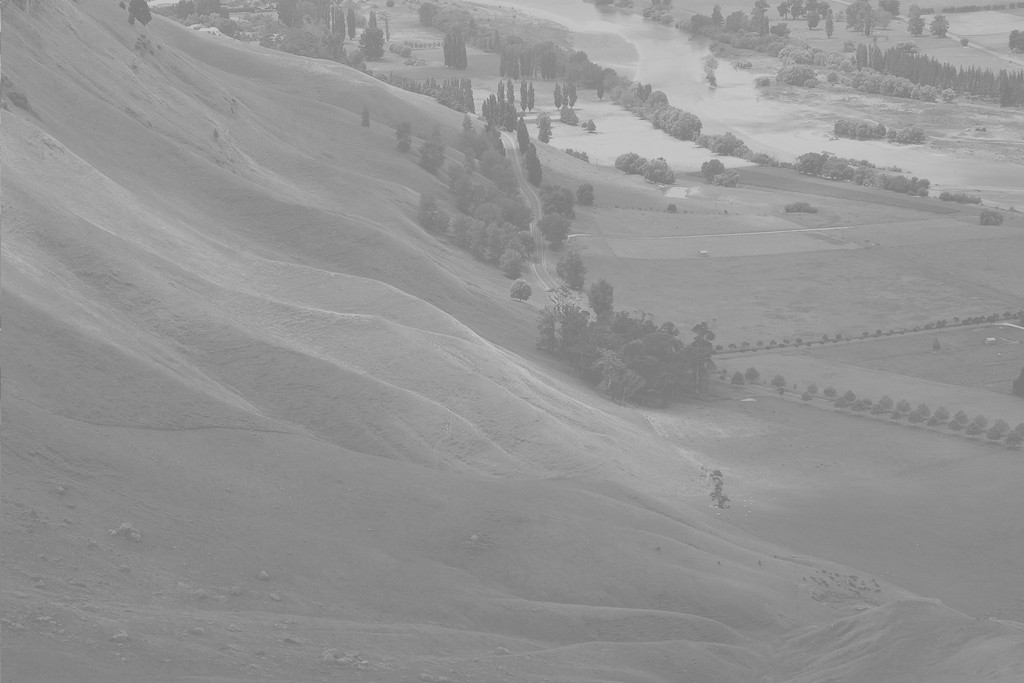
#> input picture uneq.jpg, 1024 x 683 px
$ python histogram.py
#> lines starting #> are read from the running program, lines starting #| are printed output that depends on the picture
import cv2 as cv
import numpy
from matplotlib import pyplot as plt
from matplotlib.colors import NoNorm


# metoda, ktera vrati histogram jasu obrazku
def get_hist(image):
    hist = numpy.zeros(256)
    for i in range(len(image)):
            for j in range(len(image[0])):
                hist[int(image[i,j])] += 1
    return hist

# metoda, ktera vyrovna jas v obrazku
def eq_hist(hist, image):
    # zjisteni nejmnizsiho a nejvyssiho jasu v obrazku
    i=0
    while(hist[i]==0):
        i+=1
    j=255
    while(hist[j]==0):
        j-=1
    # vyrovnani jasu
    for k in range(len(image)):
            for l in range(len(image[0])):
                image[k,l] = (image[k,l]-i)*(255.0/(j-i))
    return image

# nacteni obrazku
img_uneq = cv.imread("uneq.jpg", 0)
#> img_uneq is the input picture: shape (683, 1024); min 114, max 208, mean 148

# spocitani histogramu
hist_uneq = get_hist(img_uneq)
#> after the loop in get_hist, `for i in range(len(image)):`: hist = 256 values, max 28701 at index 137, min 0 at index 0, mean 2732
#> hist_uneq has the same summary as hist in get_hist

# vyrovnani histogramu (cert mi byl dluzen pythonovska mutable pole)
img_eq = eq_hist(hist_uneq,img_uneq.copy())
#> the loop in eq_hist, `while(hist[i]==0):` made 114 passes
#> after the loop in eq_hist, `while(hist[i]==0):`: i = 114
#> the loop in eq_hist, `while(hist[j]==0):` made 47 passes
#> j on passes 1 to 12: 254, 253, 252, 251, 250, 249, 248, 247, 246, 245, 244, 243
#> after the loop in eq_hist, `while(hist[j]==0):`: j = 208
#> after the loop in eq_hist, `for k in range(len(image)):`:
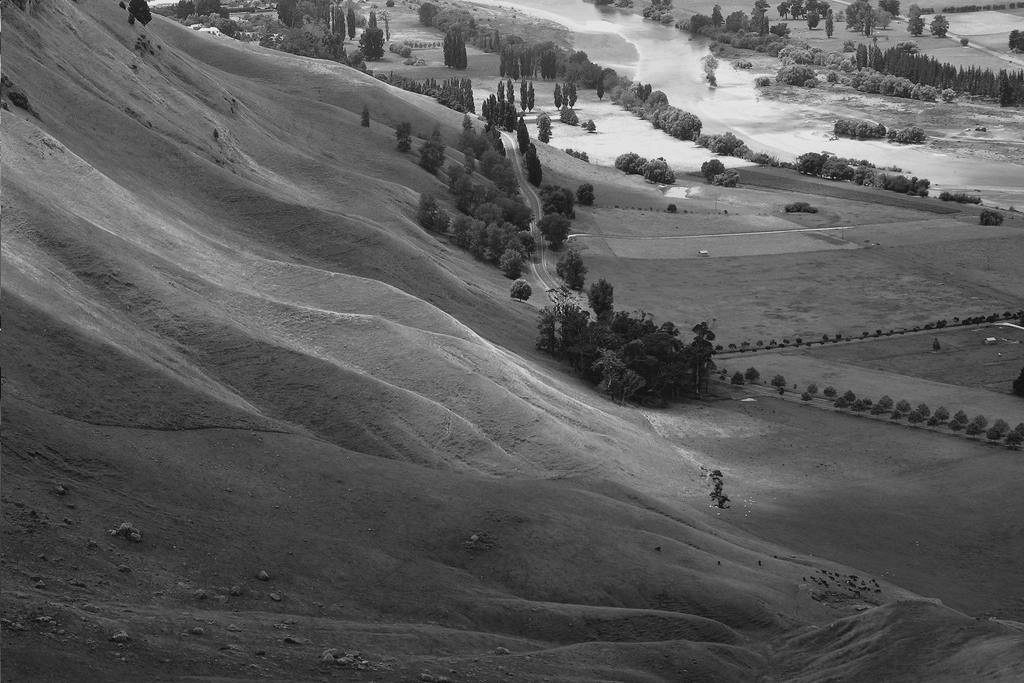
#> image: shape (683, 1024); min 0, max 255, mean 91.7

# spocitani histogramu vyrovnaneho obrazku
hist_eq = get_hist(img_eq)
#> hist_eq = 256 values, max 28701 at index 62, min 0 at index 1, mean 2732

# vykresleni histogramu
hfig, haxs = plt.subplots(ncols=2)
haxs[0].set_title('unequalized histogram')
haxs[0].bar([i for i in range(len(hist_uneq))],hist_uneq/float(sum(hist_uneq)))
haxs[0].set_xlim(0,256)

haxs[1].set_title('equalized histogram')
haxs[1].bar([i for i in range(len(hist_eq))],hist_eq/float(sum(hist_eq)))
haxs[1].set_xlim(0,256)
haxs[1].set_yticks([])

# vykresleni obrazku
ifig, iaxs = plt.subplots(ncols=2)
iaxs[0].set_title('unequalized image')
# docela na prd je, ze imshow() standardne histogram narovnava, takze se to tu musi vypnout :-)
iaxs[0].imshow(img_uneq,cmap='gray',norm=NoNorm())
iaxs[0].set_xticks([])
iaxs[0].set_yticks([])

iaxs[1].set_title('equalized image')
# tady teoreticky ne, ale budeme konzistentni ;-)
iaxs[1].imshow(img_eq,cmap='gray',norm=NoNorm())
iaxs[1].set_xticks([])
iaxs[1].set_yticks([])

plt.show()
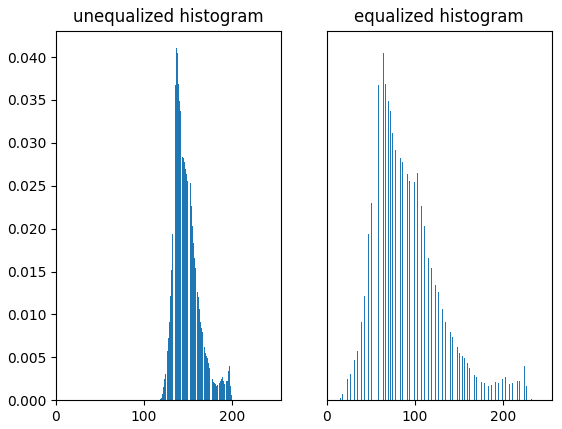
#> figure drawn by matplotlib, 2 panels; panel 1: tallest bar 0.041 high, from x = 136.6 to 137.4
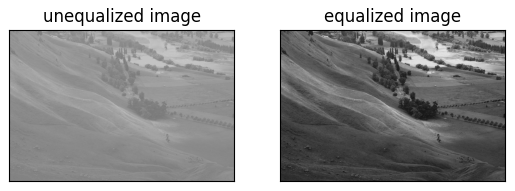
#> figure drawn by matplotlib, 2 panels
